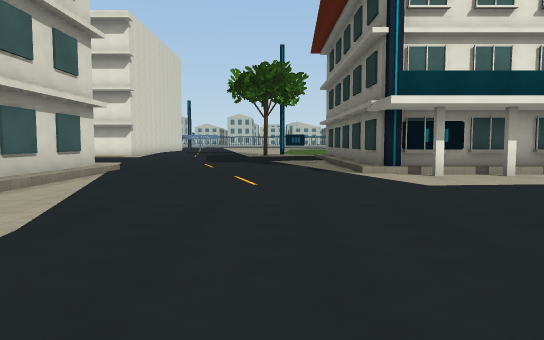
View 1 (above)

22 first-person views from a walk through a scene from a Unity 3-D project. The camera is 1.3 m above the floor, tilts 4° down and sees 70° across. The floor is counted in squares, 2 m on a side. Each view is taken from the middle of a square. On the plan, view 1 faces up. The plan holds only what a view shows up to about 11 squares ahead; the rest is blank. The place goes on beyond the plan. The player character is not drawn. Some surface patterns are stand-ins.

View 2
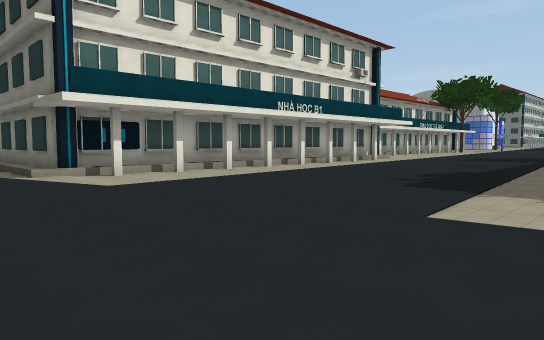

View 3
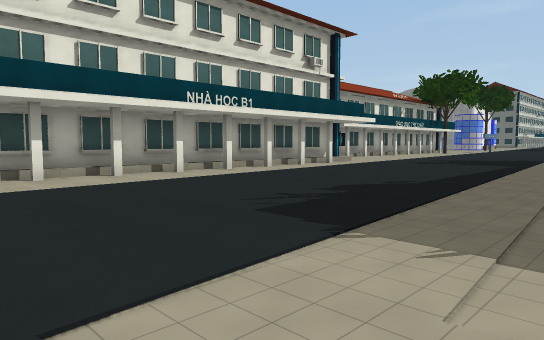

View 4
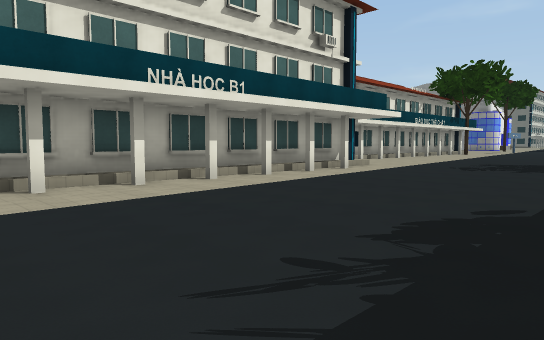

View 5
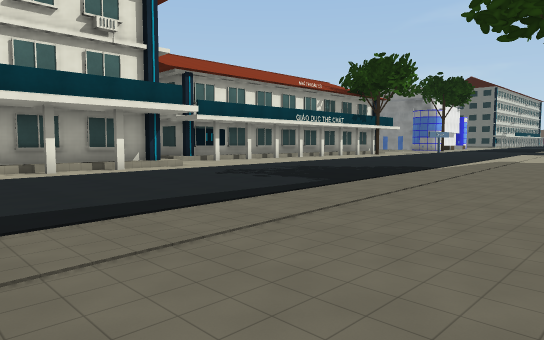

View 6
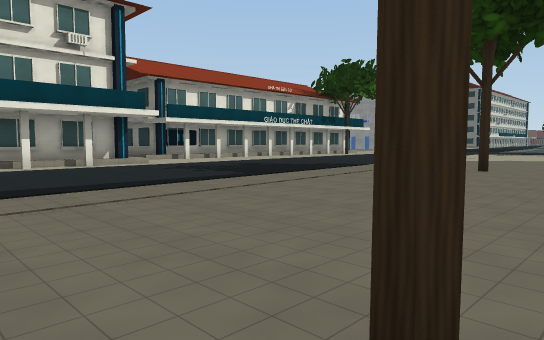

View 7
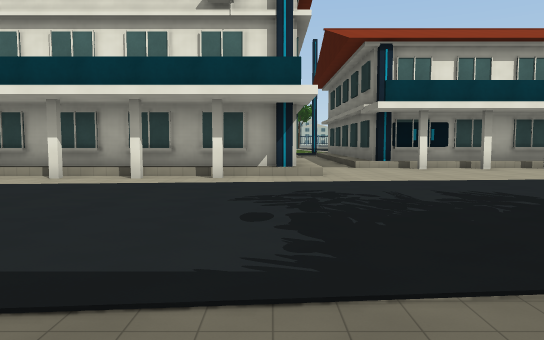

View 8
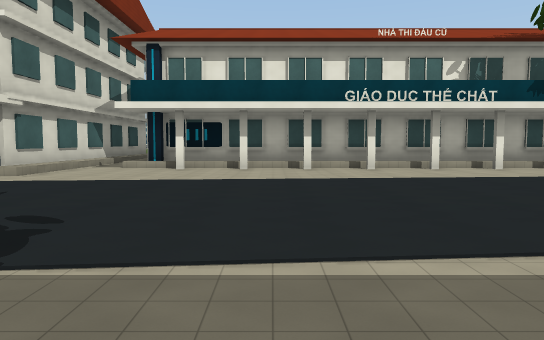

View 9
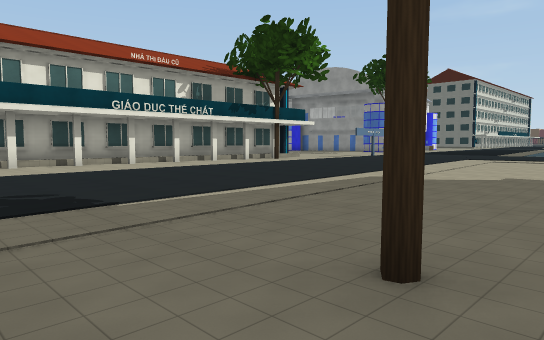

View 10
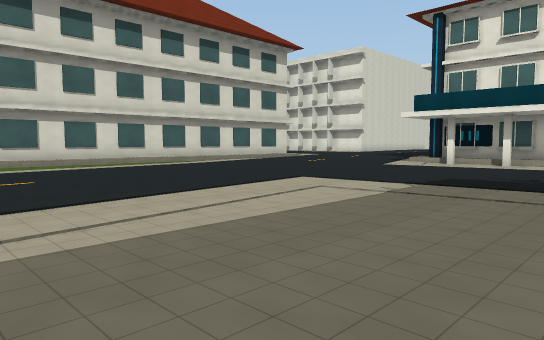

View 11
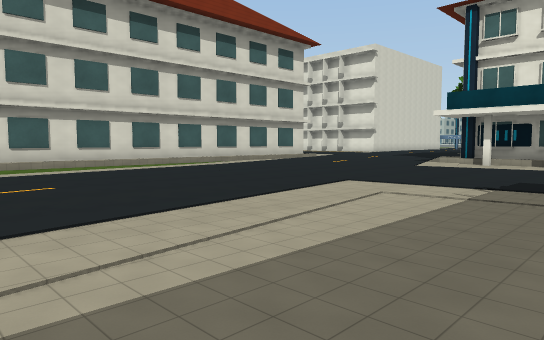

View 12
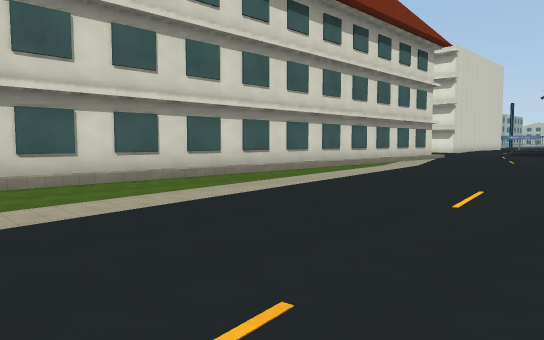

View 13
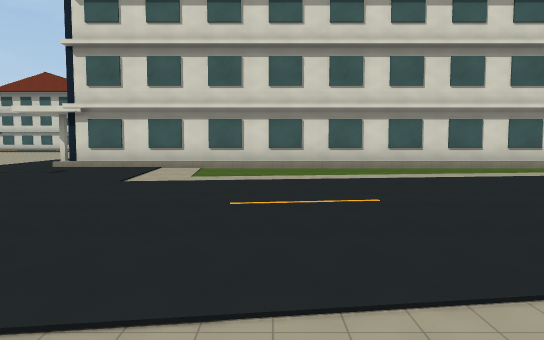

View 14
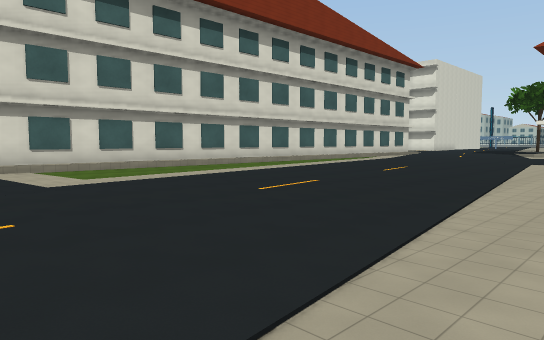

View 15
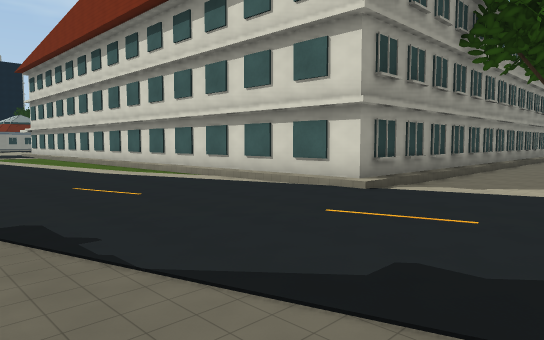

View 16
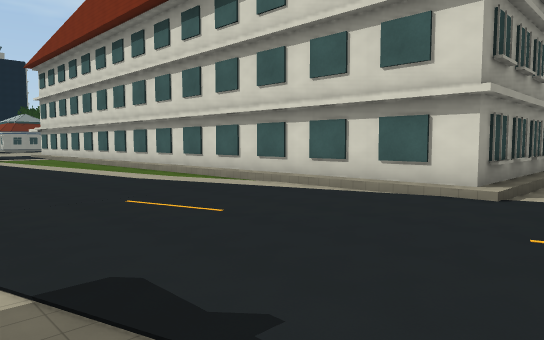

View 17
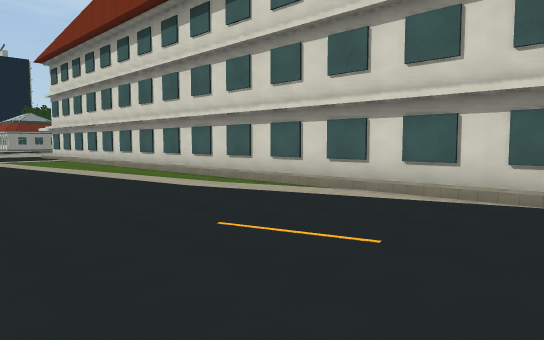

View 18
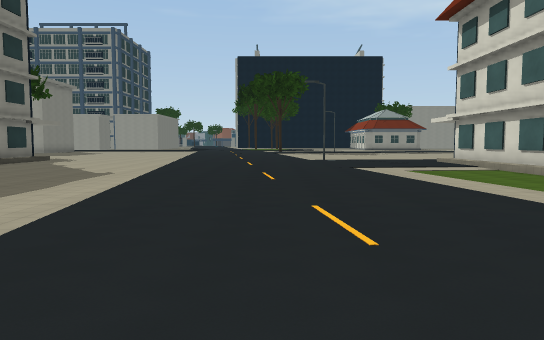

View 19
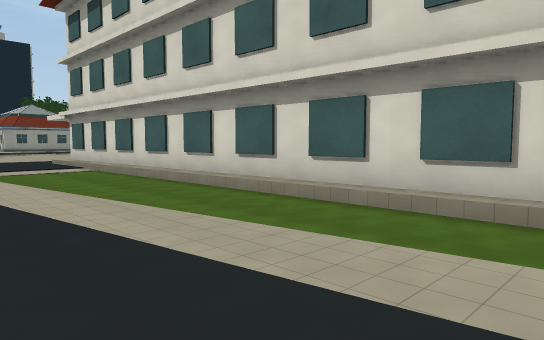

View 20
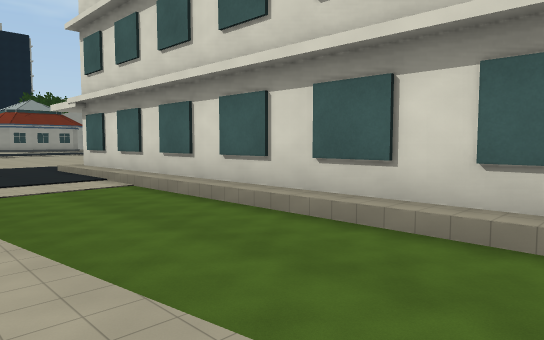

View 21
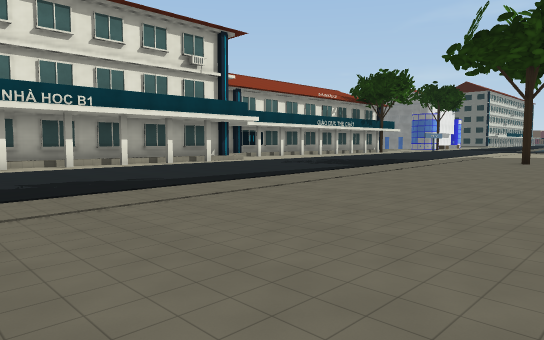

View 22
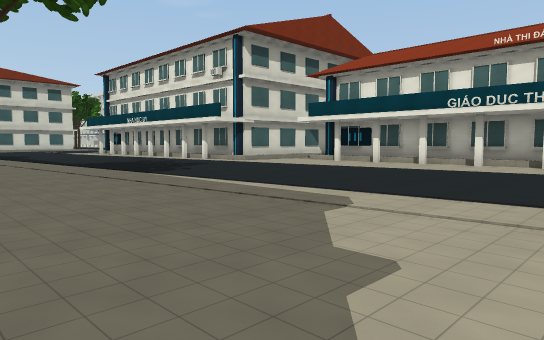

### Floor plan
Key: @ floor where view 1 was taken; # wall or solid block; . floor; / step, stairs or slope.
Columns run from 9 left of view 1 to 27 right of it. Each row starts with its distance up from view 1.
 13         .. /#
 12    ......../#           #//# ########
 11 .........../#           #//###/##///#
 10 .........../#           #/...........
  9 ######...../#############/...........
  8      #........##.##.##..............
  7      #..............................
  6      #...............................
  5      #...............................
  4      #...............................
  3      #...............................
  2      #...............................
  1      #...............................
  0      #...@...................#.......
 -1      #.......................... ....
 -2      #......................
 -3      #..............#..
 -4      #............
 -5      #..........
 -6      #..........
 -7      #...........
 -8      #............
 -9      #............
-10      #.............
-11      #.............
-12      #..... ....

Positions as (right, up) in squares from view 1, and headings:
1: (0, 0), facing up
2: (0, 0), facing up-right
3: (3, 0), facing up-right
4: (5, 2), facing up-right
5: (10, -1), facing up-right
6: (10, -3), facing up-right
7: (15, 1), facing up
8: (21, 1), facing up
9: (18, -1), facing up-right
10: (8, -4), facing up-left
11: (7, -4), facing up-left
12: (3, -8), facing up-left
13: (6, -8), facing left
14: (6, -12), facing up-left
15: (2, 13), facing down-left
16: (2, 11), facing down-left
17: (2, 9), facing down-left
18: (2, 0), facing down
19: (0, 0), facing down-left
20: (-1, -4), facing down-left
21: (6, -3), facing up-right
22: (27, -1), facing up-left
